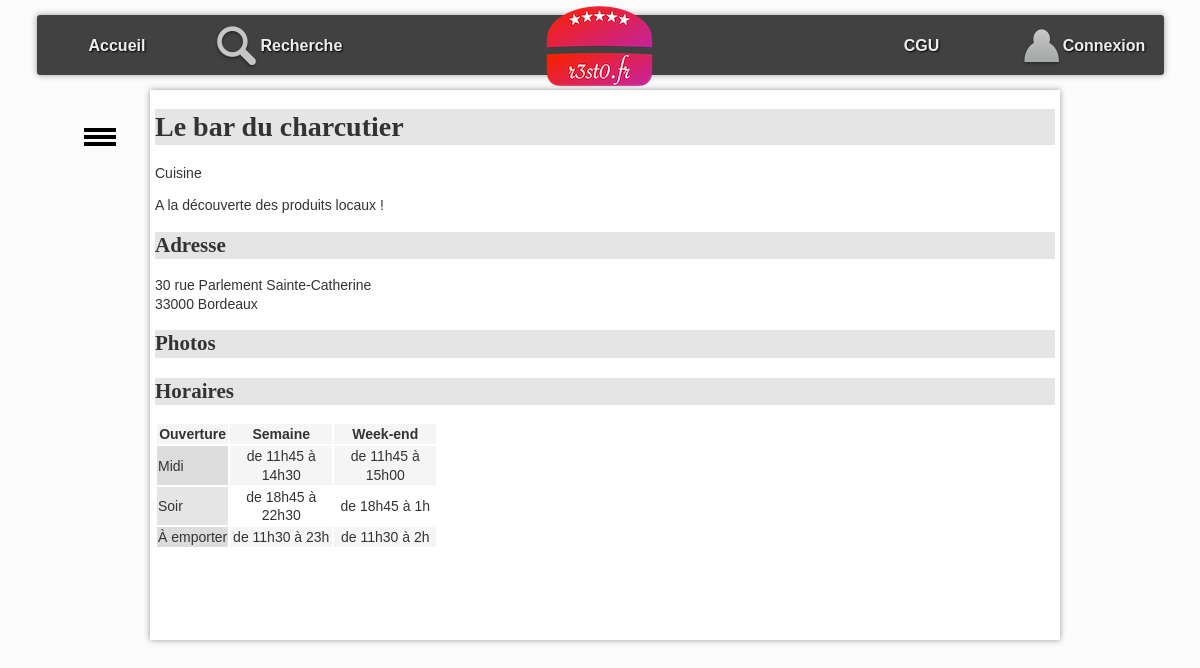
Screenshot of /RestoV0/?action=detail&idR=2 with the database file from the repository.
### tables this page shows
CREATE TABLE `resto` (
  `idR` bigint(20) NOT NULL,
  `nomR` varchar(255) DEFAULT NULL,
  `numAdrR` varchar(20) DEFAULT NULL,
  `voieAdrR` varchar(255) DEFAULT NULL,
  `cpR` char(5) DEFAULT NULL,
  `villeR` varchar(255) DEFAULT NULL,
  `latitudeDegR` float DEFAULT NULL,
  `longitudeDegR` float DEFAULT NULL,
  `descR` text,
  `horairesR` text
);

### RestoV0/controleur/detailResto.php (called while the page is built, shortened)
<?php
include_once "$racine/modele/bd.resto.inc.php";
$idR = $_GET["idR"];
$unResto = getRestoByIdR($idR);
include "$racine/vue/entete.html.php";
include "$racine/vue/vueDetailResto.php";
include "$racine/vue/pied.html.php";
?>

### RestoV0/index.php (called while the page is built, shortened)
<?php
include "getRacine.php";
if (isset($_GET["action"])){
    $action = $_GET["action"];
}
else{
    $action = "accueil";
}
$fichier = controleurPrincipal($action);
include "$racine/controleur/$fichier";
?>

### RestoV0/modele/bd.resto.inc.php (called while the page is built, shortened)
<?php
function getRestoByIdR($idR) {
    try {
        $cnx = connexionPDO();
        $req = $cnx->prepare("select idR, nomR, numAdrR, voieAdrR, cpR, villeR, descR, horairesR from resto where idR=:idR");
        $req->bindValue(':idR', $idR, PDO::PARAM_INT);
        $req->execute();
        $resultat = $req->fetch(PDO::FETCH_ASSOC);
    } catch (PDOException $e) {
        print "Erreur !: " . $e->getMessage();
        die();
    }
    return $resultat;
}
?>

### RestoV0/vue/vueDetailResto.php (the view, shortened to what this page needs)
<h1><?= $unResto['nomR']; ?></h1>
<section>
    Cuisine <br />
</section>
<p id="principal">
    <?= $unResto['descR']; ?>
</p>
<h2 id="adresse">
    Adresse
</h2>
<p>
    <?= $unResto['numAdrR']; ?>
    <?= $unResto['voieAdrR']; ?><br />
    <?= $unResto['cpR']; ?>
    <?= $unResto['villeR']; ?>
</p>
<h2 id="photos">
    Photos
</h2>
<h2 id="horaires">
    Horaires
</h2>
<?= $unResto['horairesR']; ?>

### RestoV0/css/base.css (style rules this page uses)
:root { --largeurPage: 900px; --largeurMenuCont : 200px; --margeCalc: calc((100% - var(--largeurPage)) / 2); --margeMenuHaut : 15px; --hauteurMenuGene:60px; --coulA1:#5A7694; --coulA2:#D7E5ED; --coulB1:#566459; --coulB2:#90974A; --coulC:#CDBCA0; --fondC:#fcfbfb; --padding_cote:5px; }
body { font-family: Arial; color : #333; font-size : 14px; line-height : 1.3; scroll-behavior: smooth; background-color : var(--fondC); }

### RestoV0/css/cgu.css (style rules this page uses)
h1,h2,h3,h4 { font-family: Futura; background-color : rgba(0,0,0,0.1); }
td.cell { text-align : center; width : 100px; }
td.label { background-color : rgba(0,0,0,0.1); }
tr:nth-child(odd) { background-color : rgb(245,245,245); }

### rows the page displays
resto: nomR "Le bar du charcutier", descR "A la découverte des produits locaux !", numAdrR "30", voieAdrR "rue Parlement Sainte-Catherine", cpR "33000", villeR "Bordeaux", horairesR "Ouverture Semaine Week-end Midi de 11h45 à 14h30 de 11h45 à 15h00 Soir de 18h45 à 22h30 de 18h45 à 1h À emporter de 11h30 à 23h de 11h30 à 2h"
